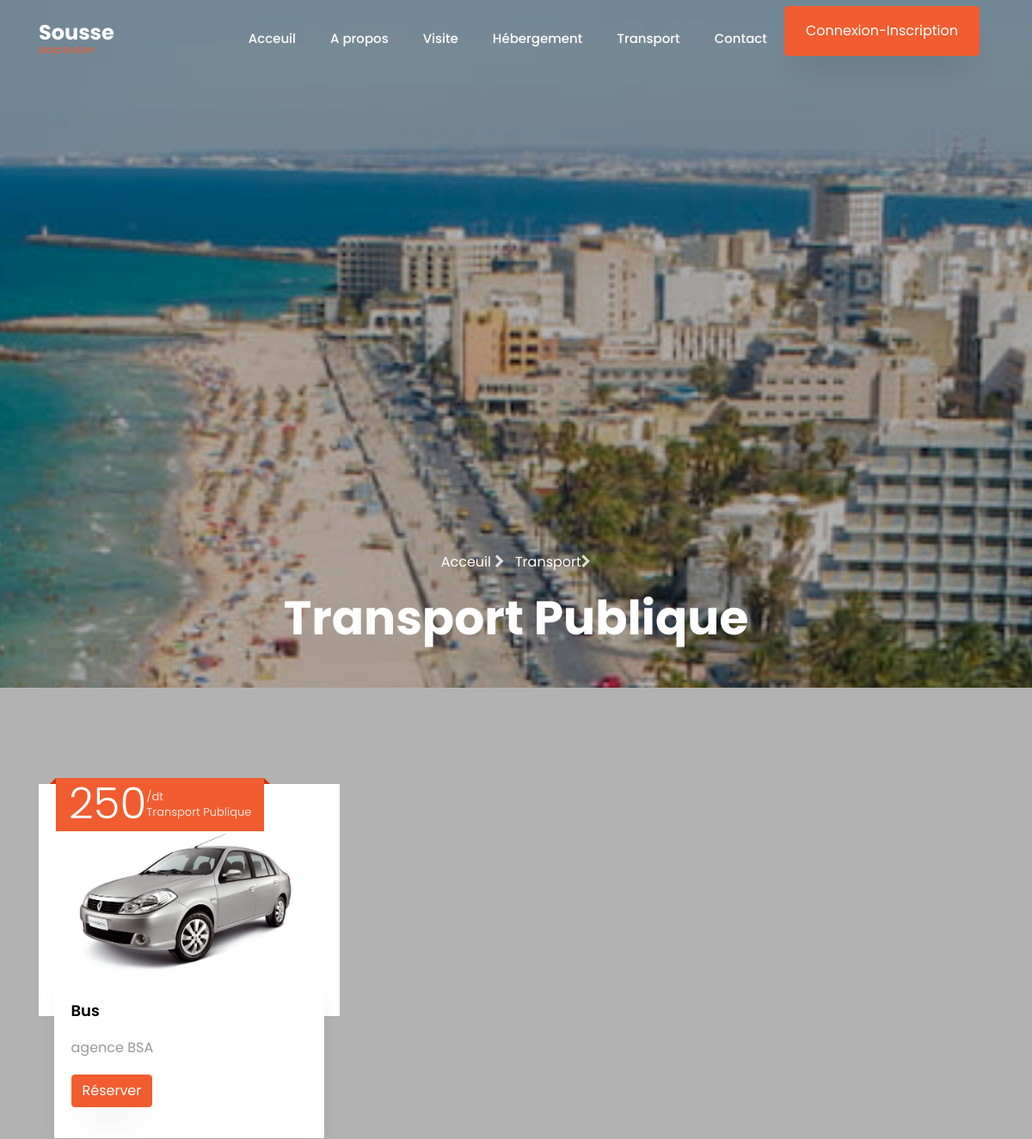
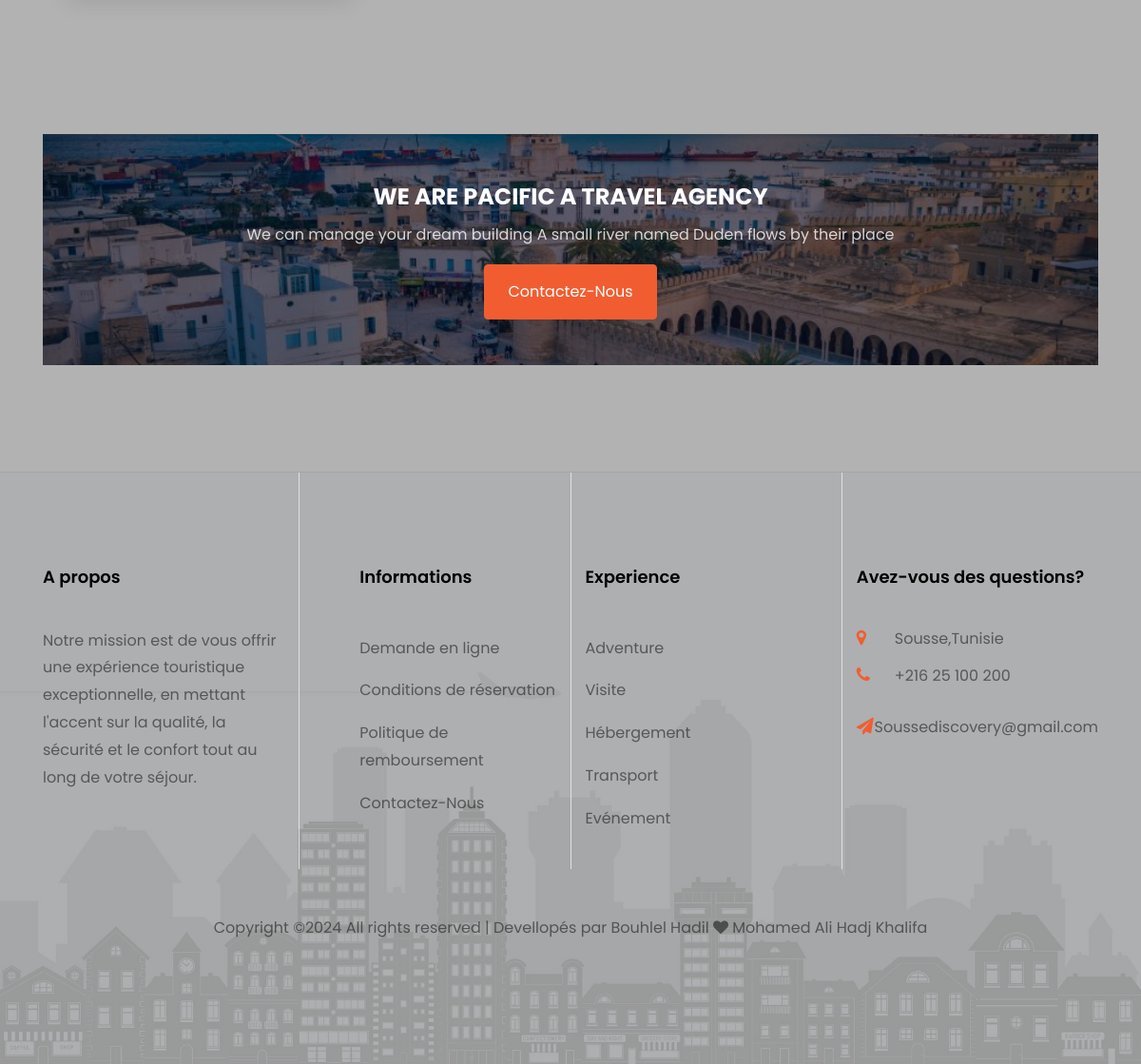
/transportpub.php, run on an earlier commit of the app's database (2 pictures, top to bottom).
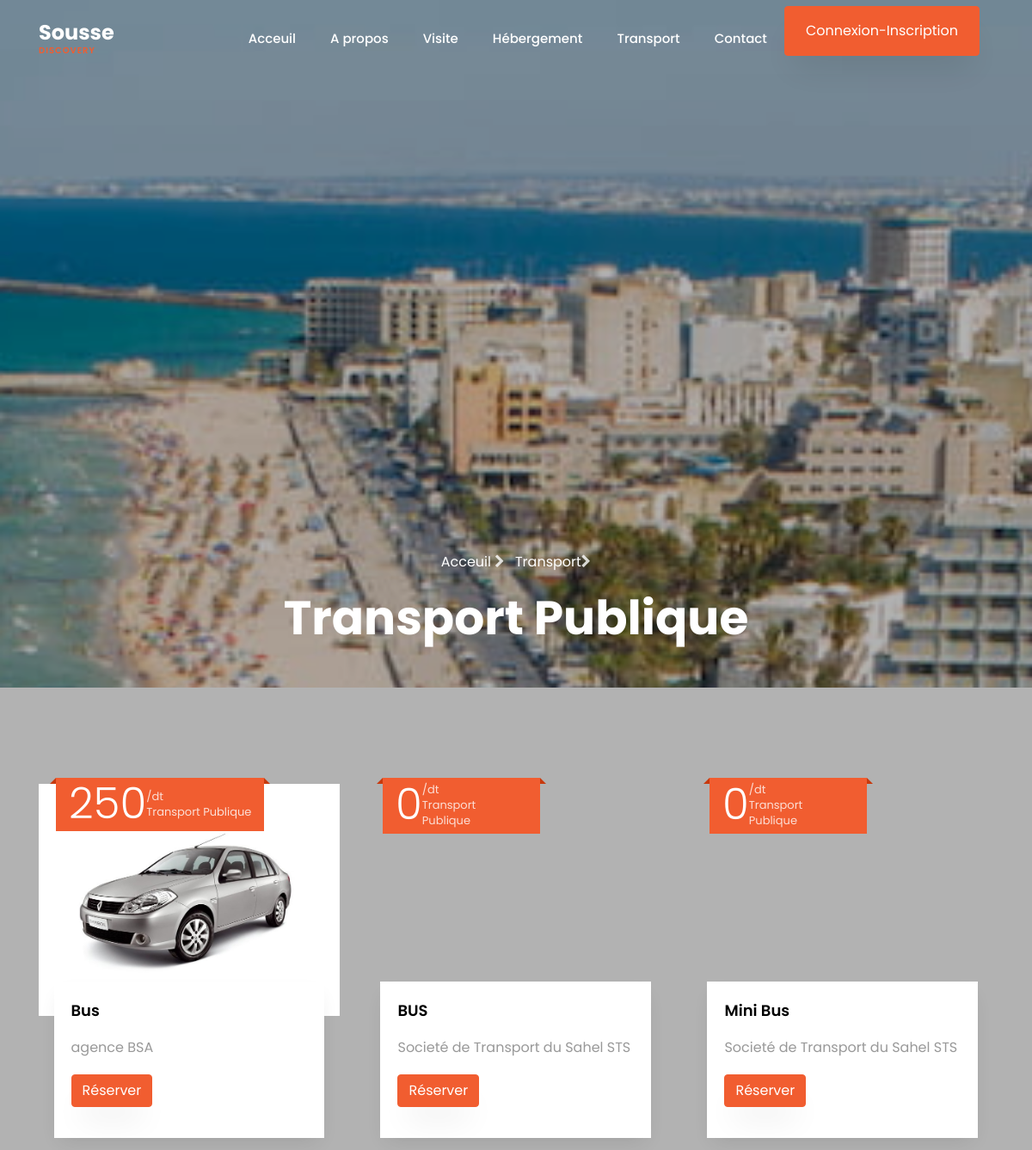
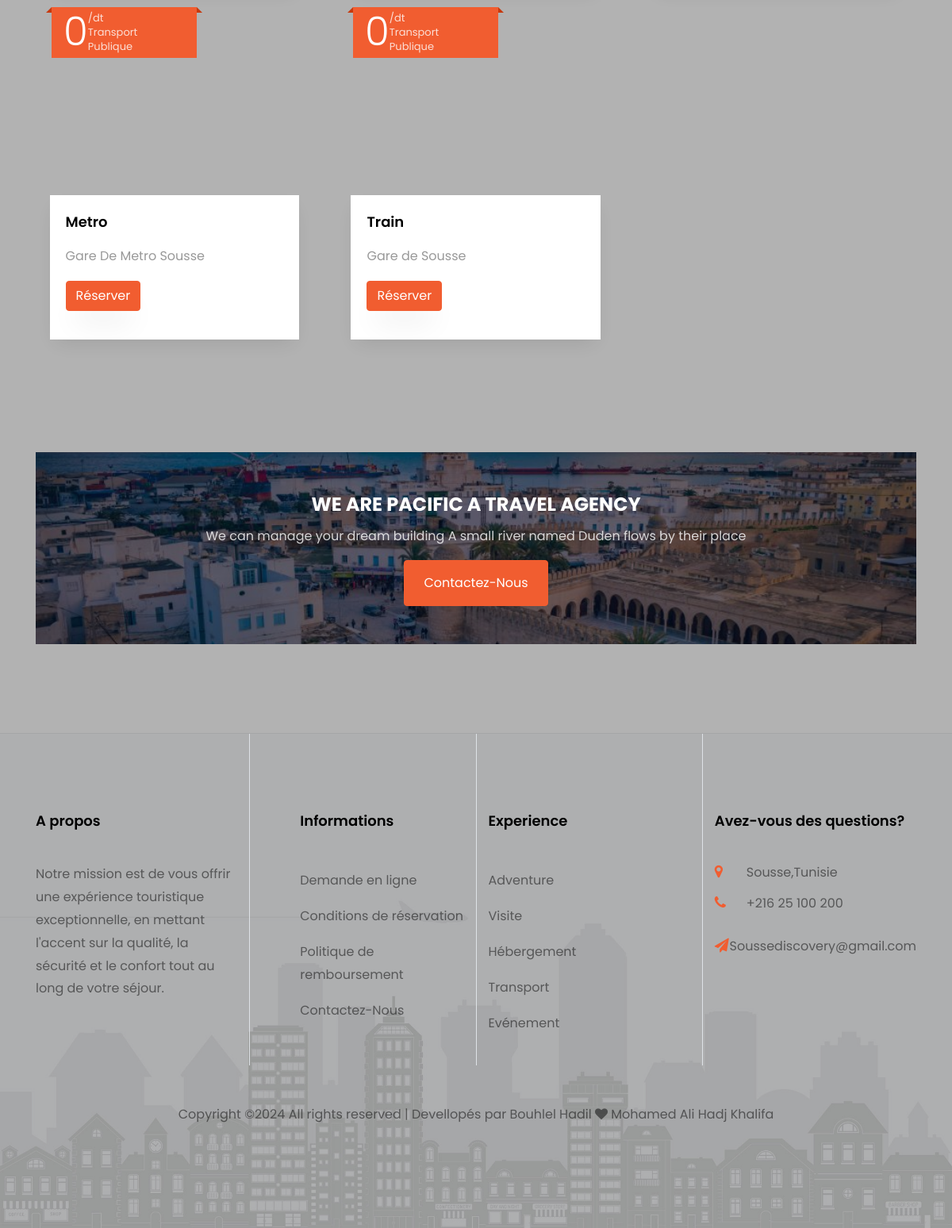
And on a later commit of the database (2 pictures, top to bottom).
### tables this page shows
CREATE TABLE IF NOT EXISTS `transport` (
  `id` int NOT NULL AUTO_INCREMENT,
  `nom_agence` varchar(100) NOT NULL,
  `nom_transport` varchar(100) NOT NULL,
  `type` varchar(150) NOT NULL,
  `description` text NOT NULL,
  `prix` varchar(100) NOT NULL,
  `image` varchar(200) NOT NULL,
  PRIMARY KEY (`id`)
);

### connexion/database.php (called while the page is built, shortened)
<?php
class database
{
    private $link;
    public function __construct()
    {
        global $link;
        if (is_null($link)) {
            $server = 'localhost';
            $login = 'root';
            $password = '';
            $database = 'sousse_discovery';
            try {
                $this->link = new mysqli($server, $login, $password, $database);
                $this->link->set_charset("utf8");
            } catch (mysqli_sql_exception $e) {
                echo 'Problem de connexion--> ' . $e;
            }
        }
    }
    public function getConnectionDB()
    {
        return $this->link;
    }
}
?>

### connexion/connexion.php (called while the page is built, shortened)
<?php
require_once("database.php");
require_once("transportfct.php");
$database = new database();
$transportfct= new transportfct($database->getConnectionDB());
?>

### connexion/transportfct.php (called while the page is built, shortened)
<?php
class transportfct
{
    private $db;
    public function __construct($db)
    {
        $this->db = $db;
    }
    public function read()
    {
        $table = array();
        $query = mysqli_query($this->db, "SELECT * FROM `transport` WHERE type = 'transport publique'");
        while ($result = mysqli_fetch_array($query)) {
            $table[] = $result;
        }
        return $table;
    }
}

### transportpub.php (the view)
<?php require_once('head.php'); ?>
<?php require_once('navbar.php'); ?>
<section class="hero-wrap hero-wrap-2 js-fullheight" style="background-image: url('images/sousse3.jpg');">
    <div class="overlay"></div>
    <div class="container">
        <div class="row no-gutters slider-text js-fullheight align-items-end justify-content-center">
            <div class="col-md-9 ftco-animate pb-5 text-center">
                <p class="breadcrumbs"><span class="mr-2"><a href="index.php">Acceuil <i class="fa fa-chevron-right"></i></a></span> <span><a href="Transport.php">Transport</a><i class="fa fa-chevron-right"></i></span></p>
                <h1 class="mb-0 bread">Transport Publique</h1>
            </div>
        </div>
    </div>
</section>
<section class="ftco-section">
    <div class="container">
        <div class="row d-flex">
            <?php
            $all = $transportfct->read();
            foreach ($all as $i => $item) :
            ?>
                <div class="col-md-4 ">
                    <div class="blog-entry justify-content-end">
                        <a href="blog-single.html" class=" block-20" style="background-image: url('images/<?= $item["image"]; ?>');">
                        </a>
                        <div class="text">
                            <div class="d-flex align-items-center mb-9 topp">
                                <div class="three">
                                    <span class="day"><?= $item["prix"]; ?></span>
                                </div>
                                <div class="two">
                                    <span class="yr"> /dt</span>
                                    <span class="mos"><?= $item["type"]; ?></span>
                                </div>
                            </div>
                            <h3 class="heading"><a href="#"><?= $item["nom_transport"]; ?></a></h3>
                            <p><?= $item["nom_agence"]; ?></p>
                            <p><a href="#" class="btn btn-primary">Réserver</a></p>
                        </div>
                    </div>
                </div>
            <?php endforeach; ?>
        </div>
    </div>
</section>
<section class="ftco-intro ftco-section ftco-no-pt">
    <div class="container">
        <div class="row justify-content-center">
            <div class="col-md-12 text-center">
                <div class="img" style="background-image: url(images/sousse1.jpg);">
                    <div class="overlay"></div>
                    <h2>We Are Pacific A Travel Agency</h2>
                    <p>We can manage your dream building A small river named Duden flows by their place</p>
                    <p class="mb-0"><a href="contact.php" class="btn btn-primary px-4 py-3">Contactez-Nous</a></p>
                </div>
            </div>
        </div>
    </div>
</section>
<?php require_once('footer.php'); ?>
<?php include('loader.php'); ?>

### head.php (shortened to what this page needs)
<?php
require_once('connexion/connexion.php');
?>
<!DOCTYPE html>
<html lang="en">
<head>
	<link rel="stylesheet" href="https://stackpath.bootstrapcdn.com/font-awesome/4.7.0/css/font-awesome.min.css">
	<link rel="stylesheet" href="css/animate.css">
	<link rel="stylesheet" href="css/owl.carousel.min.css">
	<link rel="stylesheet" href="css/owl.theme.default.min.css">
	<link rel="stylesheet" href="css/magnific-popup.css">
	<link rel="stylesheet" href="css/bootstrap-datepicker.css">
	<link rel="stylesheet" href="css/jquery.timepicker.css">
	<link rel="stylesheet" href="css/flaticon.css">
	<link rel="stylesheet" href="css/style.css">
</head>

### navbar.php (shortened to what this page needs)
<body>
<nav class="navbar navbar-expand-lg navbar-dark ftco_navbar bg-dark ftco-navbar-light" id="ftco-navbar">
		<div class="container">
			<a class="navbar-brand" href="index.php">Sousse<span>DISCOVERY</span></a>
			<div class="collapse navbar-collapse" id="ftco-nav">
				<ul class="navbar-nav ml-auto">
					<li class="nav-item"><a href="index.php" class="nav-link">Acceuil</a></li>
					<li class="nav-item"><a href="propos.php" class="nav-link">A propos</a></li>
					<li class="nav-item"><a href="destination.php" class="nav-link">Visite</a></li>
					<li class="nav-item"><a href="hebergement.php" class="nav-link">Hébergement</a></li>
					<li class="nav-item"><a href="Transport.php" class="nav-link">Transport</a></li>
					<li class="nav-item"><a href="contact.php" class="nav-link">Contact</a></li>
					<li class="nav-item"><a href="connexion/index.php" class="btn btn-primary py-3 px-4">Connexion-Inscription</a></li>
				</ul>
			</div>
		</div>
	</nav>

### footer.php (shortened to what this page needs)
<footer class="ftco-footer bg-bottom ftco-no-pt" style="background-image: url(images/bg_3.jpg);">
			<div class="container">
				<div class="row mb-5">
					<div class="col-md pt-5">
						<div class="ftco-footer-widget pt-md-5 mb-4">
							<h2 class="ftco-heading-2">A propos</h2>
							<p>Notre mission est de vous offrir une expérience touristique exceptionnelle,
									en mettant l'accent sur la qualité, la sécurité et le confort tout au long de votre séjour.</p>
							<ul class="ftco-footer-social list-unstyled float-md-left float-lft">
							</ul>
						</div>
					</div>
					<div class="col-md pt-5 border-left">
						<div class="ftco-footer-widget pt-md-5 mb-4 ml-md-5">
							<h2 class="ftco-heading-2">Informations</h2>
							<ul class="list-unstyled">
								<li><a href="#" class="py-2 d-block">Demande en ligne</a></li>
								<li><a href="#" class="py-2 d-block">Conditions de réservation</a></li>
								<li><a href="#" class="py-2 d-block">Politique de remboursement</a></li>
								<li><a href="conatact.php" class="py-2 d-block">Contactez-Nous</a></li>
							</ul>
						</div>
					</div>
					<div class="col-md pt-5 border-left">
						<div class="ftco-footer-widget pt-md-5 mb-4">
							<h2 class="ftco-heading-2">Experience</h2>
							<ul class="list-unstyled">
								<li><a href="#" class="py-2 d-block">Adventure</a></li>
								<li><a href="destination.php" class="py-2 d-block">Visite</a></li>
								<li><a href="hebergement.php" class="py-2 d-block">Hébergement</a></li>
								<li><a href="transportphp" class="py-2 d-block">Transport</a></li>
								<li><a href="#" class="py-2 d-block">Evénement</a></li>
							</ul>
						</div>
					</div>
					<div class="col-md pt-5 border-left">
						<div class="ftco-footer-widget pt-md-5 mb-4">
							<h2 class="ftco-heading-2">Avez-vous des questions?</h2>
							<div class="block-23 mb-3">
								<ul>
									<li><span class="icon fa fa-map-marker"></span><span class="text">Sousse,Tunisie</span></li>
									<li><a href="#"><span class="icon fa fa-phone"></span><span class="text">+216 25 100 200</span></a></li>
									<li><a href="#"><span class="icon fa fa-paper-plane"></span><span class="text">Soussediscovery@gmail.com</span></a></li>
								</ul>
							</div>
						</div>
					</div>
				</div>
				<div class="row">
					<div class="col-md-12 text-center">
						<p>
							Copyright &copy;<script>document.write(new Date().getFullYear());</script> All rights reserved | Devellopés par Bouhlel Hadil <i class="fa fa-heart" aria-hidden="true"></i> Mohamed Ali Hadj Khalifa
							</p>
						</div>
					</div>
				</div>
			</footer>

### loader.php (shortened to what this page needs)
</body>
</html>

What changed in the data, as far as the page shows it:
added transport: prix "0", type "Transport Publique", nom_transport "BUS", nom_agence "Societé de Transport du Sahel STS"
added transport: prix "0", type "Transport Publique", nom_transport "Mini Bus", nom_agence "Societé de Transport du Sahel STS"
added transport: prix "0", type "Transport Publique", nom_transport "Metro", nom_agence "Gare De Metro Sousse"
added transport: prix "0", type "Transport Publique", nom_transport "Train", nom_agence "Gare de Sousse"
